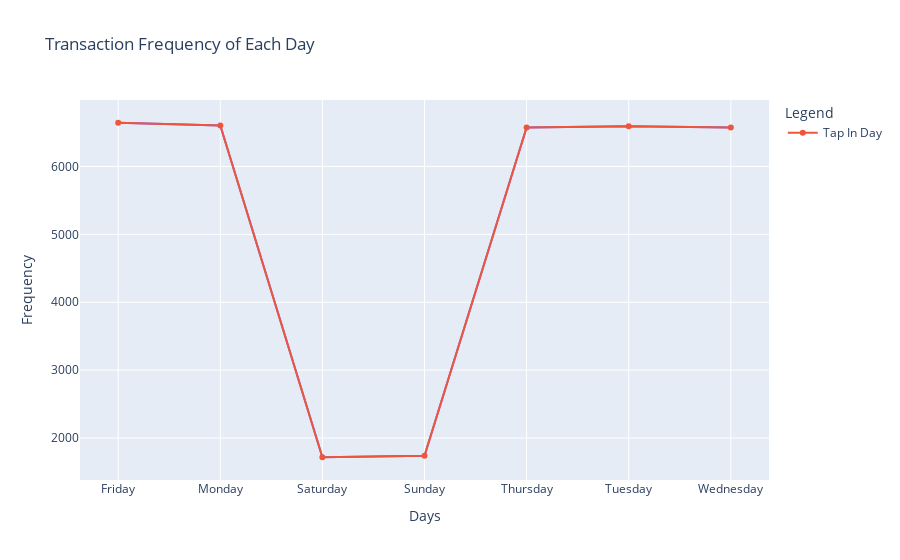

Notebook source saved alongside this figure:
### Markdown cell above
__Insight__
- Dalam bulan April 2023, puncak aktivitas masuk `tapIn` paling tinggi terjadi pada pk 6.00 dan pk 17.00 kemudian diikuti dengan kemudian penurunan dalam 1 jam setelahnya.
- Sementara puncak `tapOut` atau keluar halte pada pk 7.00 dan pk 18.00. 
- Aktivitas transaksi cenderung rendah pada pk 10.00 hingga pk 16.00.

### Code cell
# Menghitung frekuensi kemunculan setiap hari untuk 
daily_countIn = df['dayIn'].value_counts().sort_index().reset_index()
daily_countIn.columns = ['day', 'frequency']

# Membuat plot interaktif
fig = px.line(daily_countIn, x='day', y='frequency', title='Transaction Frequency of Each Day')
fig.add_scatter(x=daily_countIn['day'], y=daily_countIn['frequency'], mode='lines+markers', name='Tap In Day')

fig.update_layout(
    xaxis=dict(
        tickmode='array',
        tickvals=list(range(24)),
        title='Days'
 ),
    yaxis=dict(
        title='Frequency'
    ),
    legend_title_text='Legend',
)

fig.show()

### Figure 1 — Plotly figure (JSON) as saved in the notebook; plotly's stock layout.template omitted (floating-point values rounded to 4 significant figures)
{"data": [{"hovertemplate": "day=%{x}<br>frequency=%{y}<extra></extra>", "legendgroup": "", "line": {"color": "#636efa", "dash": "solid"}, "marker": {"symbol": "circle"}, "mode": "lines", "name": "", "orientation": "v", "showlegend": false, "type": "scatter", "x": ["Friday", "Monday", "Saturday", "Sunday", "Thursday", "Tuesday", "Wednesday"], "xaxis": "x", "y": [6644, 6604, 1717, 1738, 6574, 6591, 6574], "yaxis": "y"}, {"mode": "lines+markers", "name": "Tap In Day", "type": "scatter", "x": ["Friday", "Monday", "Saturday", "Sunday", "Thursday", "Tuesday", "Wednesday"], "y": [6644, 6604, 1717, 1738, 6574, 6591, 6574]}], "layout": {"legend": {"title": {"text": "Legend"}, "tracegroupgap": 0}, "title": {"text": "Transaction Frequency of Each Day"}, "xaxis": {"anchor": "y", "domain": [0, 1], "tickmode": "array", "tickvals": [0, 1, 2, 3, 4, 5, 6, 7, 8, 9, 10, 11, 12, 13, 14, 15, 16, 17, 18, 19, 20, 21, 22, 23], "title": {"text": "Days"}}, "yaxis": {"anchor": "x", "domain": [0, 1], "title": {"text": "Frequency"}}}}
